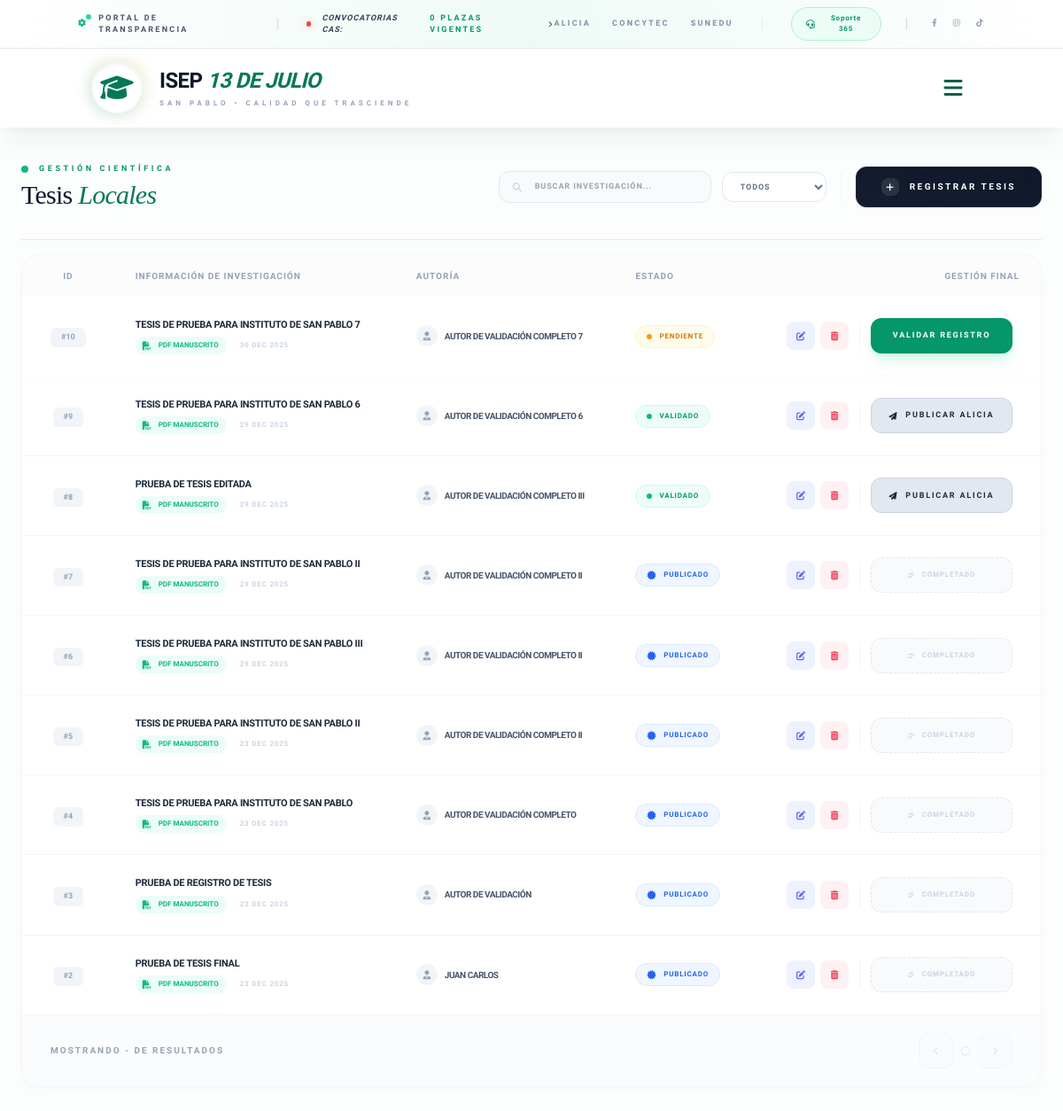
/lista/ (signed in), run on the app's committed database.
### investigacion/models.py (models this page shows, shortened)
class Tesis(models.Model):
    titulo = models.CharField(max_length=500)
    autor = models.CharField(max_length=255)
    asesor = models.CharField(max_length=255)
    resumen = models.TextField()
    archivo_pdf = models.FileField(upload_to='tesis_pdfs/')
    fecha_registro = models.DateTimeField(auto_now_add=True)
    ESTADOS = [
        ('pendiente', 'Pendiente'),
        ('validado', 'Validado'),
        ('enviado', 'Enviado a ALICIA'),
    ]
    estado = models.CharField(max_length=20, choices=ESTADOS, default='pendiente')

### investigacion/views.py (the view)
# urls.py: path('lista/', views.lista_tesis, name='lista_tesis'),
@login_required
def lista_tesis(request):
    estado_filtro = request.GET.get('estado')
    if estado_filtro and estado_filtro != 'todos':
        tesis_locales = Tesis.objects.filter(estado=estado_filtro).order_by('-fecha_registro')
    else:
        tesis_locales = Tesis.objects.all().order_by('-fecha_registro')
    return render(request, 'investigacion/lista.html', {
        'tesis_locales': tesis_locales,
        'estado_actual': estado_filtro or 'todos'
    })

### investigacion/templates/investigacion/lista.html (shortened to what this page needs)
{% extends 'base.html' %}
{% block content %}
<main class="py-10 bg-[#fcfdfd] min-h-screen text-slate-800">
    <div class="max-w-7xl mx-auto px-6">
        <div class="flex flex-col lg:flex-row justify-between items-center gap-6 mb-4 pb-8 border-b border-slate-200">
            <div class="flex flex-col">
                <div class="flex items-center gap-3 mb-1">
                    <span class="w-2 h-2 rounded-full bg-emerald-500"></span>
                    <span class="text-emerald-600 text-[9px] font-black uppercase tracking-[0.4em]">Gestión Científica</span>
                </div>
                <h1 class="text-3xl serif-font tracking-tight text-slate-900">
                    Tesis <span class="italic font-light text-emerald-700">Locales</span>
                </h1>
            </div>
            <div class="flex flex-wrap items-center justify-center lg:justify-end gap-3 w-full lg:w-auto">
                <div class="relative group">
                    <i class="fa-solid fa-magnifying-glass absolute left-4 top-1/2 -translate-y-1/2 text-slate-300 text-[10px] group-focus-within:text-emerald-500 transition-colors"></i>
                    <input type="text" placeholder="BUSCAR INVESTIGACIÓN..."
                        class="search-input w-full md:w-60 pl-10 pr-4 py-2.5 rounded-xl text-[9px] font-black tracking-widest uppercase border-slate-200 bg-slate-50/50 focus:ring-0 focus:border-emerald-500 transition-all outline-none">
                </div>
                <form method="GET" action="{% url 'investigacion:lista_tesis' %}">
                    <select name="estado" onchange="this.form.submit()"
                            class="bg-white border border-slate-200 rounded-xl px-4 py-2.5 text-[9px] font-black uppercase tracking-widest text-slate-500 focus:ring-0 cursor-pointer hover:bg-slate-50 transition-all outline-none">
                        <option value="todos" {% if estado_actual == 'todos' %}selected{% endif %}>Todos</option>
                    </select>
                </form>
                <a href="{% url 'investigacion:registrar_tesis' %}"
                    class="relative inline-flex items-center gap-3 px-7 py-3 bg-[#0f172a] text-white rounded-xl
                            hover:bg-emerald-600 hover:shadow-[0_10px_25px_-5px_rgba(16,185,129,0.4)]
                            transition-all duration-500 group overflow-hidden border border-slate-800 hover:border-emerald-500">
                    <div class="absolute inset-0 bg-gradient-to-tr from-white/5 to-transparent opacity-50 group-hover:opacity-0 transition-opacity"></div>
                    <div class="relative flex items-center justify-center w-5 h-5 bg-white/10 rounded-lg group-hover:bg-white/20 transition-colors">
                        <i class="fa-solid fa-plus text-[10px] group-hover:rotate-180 transition-transform duration-700 ease-in-out"></i>
                    </div>
                    <span class="relative font-black tracking-[0.25em] text-[10px] uppercase">
                        Registrar <span class="hidden md:inline">Tesis</span>
                    </span>
                </a>
            </div>
        </div>
        <div class="table-wrapper overflow-hidden border border-slate-100 shadow-xl shadow-slate-200/50 rounded-[2rem] bg-white">
            <div class="overflow-x-auto">
                <table class="w-full text-left border-collapse">
                    <thead>
                        <tr class="bg-slate-50/50">
                            <th class="py-5 px-8 text-center w-24 text-[10px] font-black text-slate-400 uppercase tracking-widest">ID</th>
                            <th class="py-5 px-6 text-[10px] font-black text-slate-400 uppercase tracking-widest">Información de Investigación</th>
                            <th class="py-5 px-6 text-[10px] font-black text-slate-400 uppercase tracking-widest">Autoría</th>
                            <th class="py-5 px-6 text-[10px] font-black text-slate-400 uppercase tracking-widest">Estado</th>
                            <th class="py-5 px-8 text-right text-[10px] font-black text-slate-400 uppercase tracking-widest">Gestión Final</th>
                        </tr>
                    </thead>
                    <tbody class="divide-y divide-slate-100">
                        {% for t in tesis_locales %}
                        <tr class="table-row hover:bg-slate-50/80 transition-all duration-300">
                            <td class="px-8 py-6 text-center">
                                <span class="inline-block px-3 py-1 bg-slate-100 rounded-md text-[9px] font-black text-slate-400">#{{ t.id }}</span>
                            </td>
                            <td class="px-6 py-6 max-w-md">
                                <div class="flex flex-col gap-1.5">
                                    <span class="text-[11px] font-bold text-slate-800 leading-snug uppercase tracking-tight">{{ t.titulo }}</span>
                                    <div class="flex items-center gap-4">
                                        <a href="{{ t.archivo_pdf.url }}" target="_blank" class="text-[8px] font-black text-emerald-500 hover:text-emerald-600 flex items-center gap-2 px-2 py-1 bg-emerald-50 rounded-lg transition-all">
                                            <i class="fa-solid fa-file-pdf text-[10px]"></i> PDF MANUSCRITO
                                        </a>
                                        <span class="text-[8px] text-slate-300 font-bold uppercase tracking-widest">{{ t.fecha_registro|date:"d M Y" }}</span>
                                    </div>
                                </div>
                            </td>
                            <td class="px-6 py-6">
                                <div class="flex items-center gap-2">
                                    <div class="w-6 h-6 rounded-full bg-slate-100 flex items-center justify-center">
                                        <i class="fa-solid fa-user-tie text-[10px] text-slate-400"></i>
                                    </div>
                                    <span class="text-[10px] font-bold text-slate-600 uppercase tracking-tighter">{{ t.autor }}</span>
                                </div>
                            </td>
                            <td class="px-6 py-6">
                                {% if t.estado == 'pendiente' %}
                                    <span class="inline-flex items-center gap-2 px-3 py-1.5 rounded-full bg-amber-50 text-amber-600 text-[8px] font-black uppercase tracking-widest border border-amber-100">
                                        <span class="w-1.5 h-1.5 rounded-full bg-amber-500 animate-pulse"></span> Pendiente
                                    </span>
                                {% elif t.estado == 'validado' %}
                                    <span class="inline-flex items-center gap-2 px-3 py-1.5 rounded-full bg-emerald-50 text-emerald-600 text-[8px] font-black uppercase tracking-widest border border-emerald-100">
                                        <span class="w-1.5 h-1.5 rounded-full bg-emerald-500"></span> Validado
                                    </span>
                                {% else %}
                                    <span class="inline-flex items-center gap-2 px-3 py-1.5 rounded-full bg-blue-50 text-blue-600 text-[8px] font-black uppercase tracking-widest border border-blue-100">
                                        <i class="fa-solid fa-certificate text-[10px]"></i> Publicado
                                    </span>
                                {% endif %}
                            </td>
                            <td class="px-8 py-6">
                                <div class="flex items-center justify-end gap-3">
                                    <div class="flex items-center gap-1.5 border-r border-slate-100 pr-3">
                                        <a href="{% url 'investigacion:editar_tesis' t.id %}" class="w-8 h-8 flex items-center justify-center bg-indigo-50 text-indigo-500 rounded-lg hover:bg-indigo-500 hover:text-white transition-all"><i class="fa-solid fa-pen-to-square text-[10px]"></i></a>
                                        <a href="{% url 'investigacion:eliminar_tesis' t.id %}" onclick="return confirm('¿Eliminar?')" class="w-8 h-8 flex items-center justify-center bg-rose-50 text-rose-500 rounded-lg hover:bg-rose-500 hover:text-white transition-all"><i class="fa-solid fa-trash-can text-[10px]"></i></a>
                                    </div>
                                    <div class="w-40">
                                        {% if t.estado == 'pendiente' %}
                                            <a href="{% url 'investigacion:validar_tesis' t.id %}" class="w-full h-10 flex items-center justify-center bg-emerald-600 text-white text-[9px] font-black uppercase tracking-[0.2em] rounded-xl hover:bg-slate-900 transition-all shadow-lg shadow-emerald-200/50">Validar Registro</a>
                                        {% elif t.estado == 'validado' %}
                                            <a href="{% url 'investigacion:enviar_alicia' t.id %}" class="w-full h-10 flex items-center justify-center bg-slate-200 text-slate-800 text-[9px] font-black uppercase tracking-[0.2em] rounded-xl hover:bg-slate-900 hover:text-white transition-all gap-2 border border-slate-300"><i class="fa-solid fa-paper-plane text-[9px]"></i> Publicar Alicia</a>
                                        {% else %}
                                            <div class="w-full h-10 flex items-center justify-center bg-slate-50 text-slate-300 text-[8px] font-black uppercase tracking-widest rounded-xl border border-dashed border-slate-200"><i class="fa-solid fa-check-double mr-2"></i> Completado</div>
                                        {% endif %}
                                    </div>
                                </div>
                            </td>
                        </tr>
                        {% endfor %}
                    </tbody>
                </table>
            </div>
            <div class="bg-slate-50/50 px-8 py-5 border-t border-slate-100 flex flex-col sm:flex-row justify-between items-center gap-4">
                <span class="text-[10px] font-bold text-slate-400 uppercase tracking-[0.2em]">
                    Mostrando  -  de {{ tesis_locales.paginator.count }} resultados
                </span>
                <div class="flex items-center gap-2">
                    {% if tesis_locales.has_previous %}
                        <a href="?page={{ tesis_locales.previous_page_number }}{% if estado_actual != 'todos' %}&estado={{ estado_actual }}{% endif %}"
                           class="w-10 h-10 flex items-center justify-center bg-white border border-slate-200 rounded-xl text-slate-400 hover:text-emerald-500 hover:border-emerald-500 transition-all shadow-sm">
                            <i class="fa-solid fa-chevron-left text-[10px]"></i>
                        </a>
                    {% else %}
                        <div class="w-10 h-10 flex items-center justify-center bg-slate-50 border border-slate-100 rounded-xl text-slate-200 cursor-not-allowed">
                            <i class="fa-solid fa-chevron-left text-[10px]"></i>
                        </div>
                    {% endif %}
                    <div class="flex items-center gap-1 bg-white border border-slate-200 rounded-xl p-1 shadow-sm">
                    </div>
                    {% if tesis_locales.has_next %}
                        <a href="?page={{ tesis_locales.next_page_number }}{% if estado_actual != 'todos' %}&estado={{ estado_actual }}{% endif %}"
                           class="w-10 h-10 flex items-center justify-center bg-white border border-slate-200 rounded-xl text-slate-400 hover:text-emerald-500 hover:border-emerald-500 transition-all shadow-sm">
                            <i class="fa-solid fa-chevron-right text-[10px]"></i>
                        </a>
                    {% else %}
                        <div class="w-10 h-10 flex items-center justify-center bg-slate-50 border border-slate-100 rounded-xl text-slate-200 cursor-not-allowed">
                            <i class="fa-solid fa-chevron-right text-[10px]"></i>
                        </div>
                    {% endif %}
                </div>
            </div>
        </div>
    </div>
</main>
{% endblock %}

### data on the page
Tesis: id "10", titulo "TESIS DE PRUEBA PARA INSTITUTO DE SAN PABLO 7", fecha_registro "30 DEC 2025", autor "AUTOR DE VALIDACIÓN COMPLETO 7", estado "pendiente" (drawn)
Tesis: id "9", titulo "TESIS DE PRUEBA PARA INSTITUTO DE SAN PABLO 6", fecha_registro "29 DEC 2025", autor "AUTOR DE VALIDACIÓN COMPLETO 6", estado "validado" (drawn)
Tesis: id "8", titulo "PRUEBA DE TESIS EDITADA", fecha_registro "29 DEC 2025", autor "AUTOR DE VALIDACIÓN COMPLETO III", estado "validado" (drawn)
Tesis: id "7", titulo "TESIS DE PRUEBA PARA INSTITUTO DE SAN PABLO II", fecha_registro "29 DEC 2025", autor "AUTOR DE VALIDACIÓN COMPLETO II", estado "enviado" (drawn)
Tesis: id "6", titulo "TESIS DE PRUEBA PARA INSTITUTO DE SAN PABLO III", fecha_registro "29 DEC 2025", autor "AUTOR DE VALIDACIÓN COMPLETO II", estado "enviado" (drawn)
Tesis: id "5", titulo "TESIS DE PRUEBA PARA INSTITUTO DE SAN PABLO II", fecha_registro "23 DEC 2025", autor "AUTOR DE VALIDACIÓN COMPLETO II", estado "enviado" (drawn)
Tesis: id "4", titulo "TESIS DE PRUEBA PARA INSTITUTO DE SAN PABLO", fecha_registro "23 DEC 2025", autor "AUTOR DE VALIDACIÓN COMPLETO", estado "enviado" (drawn)
Tesis: id "3", titulo "PRUEBA DE REGISTRO DE TESIS", fecha_registro "23 DEC 2025", autor "AUTOR DE VALIDACIÓN", estado "enviado" (drawn)
Tesis: id "2", titulo "PRUEBA DE TESIS FINAL", fecha_registro "23 DEC 2025", autor "JUAN CARLOS", estado "enviado" (drawn)

### other printed values
{{ plazas_conteo|default:"0" }} "0"
